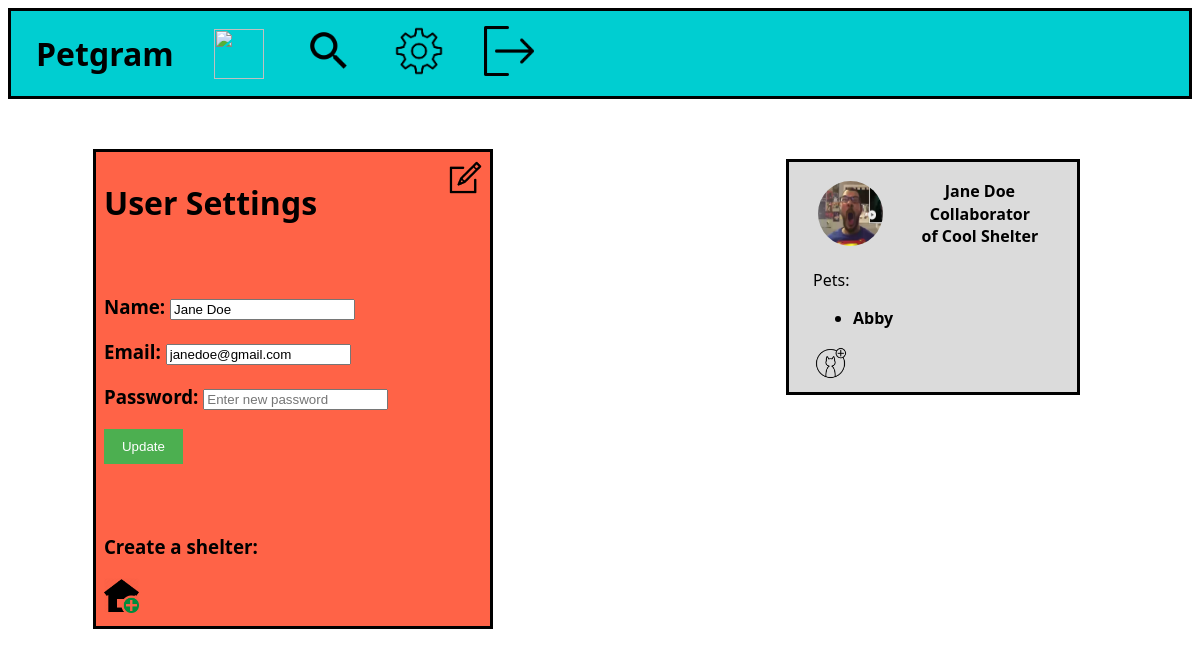
The app's page /user_settings.php (signed in) with its own data.
### tables this page shows
CREATE TABLE Collaborator (
    userID    INTEGER     REFERENCES User (id) ON DELETE CASCADE,
    shelterID INTEGER     REFERENCES Shelter (id) ON DELETE CASCADE,
    admin     BOOLEAN,
    PRIMARY KEY (
        userID,
        shelterID
    )
);

CREATE TABLE Account (
    id INTEGER PRIMARY KEY,
    profilePic   INTEGER  REFERENCES ProfileImage (id) ON DELETE CASCADE,
    name CHAR
);

CREATE TABLE Pet (
    id           INTEGER  PRIMARY KEY,
    ownerID      INTEGER  REFERENCES Account (id) ON DELETE CASCADE,
    profilePic   INTEGER  REFERENCES ProfileImage (id) ON DELETE CASCADE,
    name         CHAR,
    bio          CHAR,
    description  CHAR,
    requirements CHAR
);

### database/account.php (called while the page is built)
<?php
    function getAccount($id)
    {
        global $db;
        $stmt = $db->prepare('SELECT * FROM account WHERE id = ?');
        $stmt->execute([$id]);
        return $stmt->fetch();
    }
?>

### database/user.php (called while the page is built, shortened)
<?php
function getUserPets()
{
    global $db;
    $user_id = $_SESSION['user']['id'];
    $stmt = $db->prepare('SELECT * FROM pet WHERE ownerID = ?');
    $stmt->execute([$user_id]);
    return $stmt->fetchAll();
}
function shelterCollaborator()
{
    global $db;
    $user_id = $_SESSION['user']['id'];
    $stmt = $db->prepare('SELECT * FROM collaborator INNER JOIN shelter ON shelter.id = collaborator.shelterID INNER JOIN account ON account.id = shelter.id WHERE collaborator.userID = ?');
    $stmt->execute([$user_id]);
    return $stmt->fetchAll();
}

### user_settings.php (the view, shortened to what this page needs)
<?php
$user = $_SESSION['user'];
?>
<!DOCTYPE html>
<html lang="en">
<head>
    <link href="css/home.css" rel="stylesheet">
</head>
<body>
    <?php include_once('hotbar.php') ?>
    <?php include_once('sidebar.php') ?>
    <div id="settings">
        <div id="main">
            <div id="header">
                <div>
                    <h1>User Settings</h1>
                </div>
                <div>
                    <a href=""><img src="images/edit.png" width="35" height="35" alt=""></a>
                </div>
            </div>
            <br>
            <div id="form">
                <form action="update_user_action.php" method="post">
                    <h3>Name: <input type="text" name="name" value="<?php echo $user['name'] ?>"></h3>
                    <h3>Email: <input type="text" name="email" value="<?php echo $user['email'] ?>"></h3>
                    <h3>Password: <input type="password" name="password" placeholder="Enter new password" value=""></h3>
                    <button id="btn" type="submit">Update</button>
                </form>
            </div>
            <br><br>
            <div>
                <h3>Create a shelter:</h3>
                <a href="add_shelter.php"><img src="images/addShelter.png" alt="Add Shelter" width="35" height="35"></a>
            </div>
        </div>
    </div>
</body>
</html>

### sidebar.php (shortened to what this page needs)
<?php
include_once('database/user.php');
include_once('database/account.php');
$user_pets = getUserPets();
$shelters = shelterCollaborator();
$id = $_SESSION['user']['id'];
$account = getAccount($id);
?>
<aside id="sideBar">
    <div id="user">
        <img src="images/profileImages/squared/<?php echo $account['profilePic'] ?>.jpg" alt="" width="65" height="65">
        <div id="username">
            <p><?php echo $_SESSION['user']['name'] ?></p>
            <p>
                <?php
                $nShelter = count($shelters);
                if($nShelter > 0) {
                    echo 'Collaborator of ' . $shelters[0]['name'];
                }
                ?>
            </p>
        </div>
    </div>
    <p>Pets:</p>
    <ul>
        <?php
        if (count($user_pets) == 0)
            echo '<li>No pets yet</li>';
        else
            foreach ($user_pets as $user_pet)
                echo '<a href="pet_profile.php?id=' . $user_pet['id'] . '">
                    <li>' . $user_pet['name'] . '</li>
                  </a>'
        ?>
    </ul>
    <a href="add_pet.php"><img src="images/petAdd.png" alt="" width="35" height="35"></a>
</aside>

### css/home.css (style rules this page uses)
body { font-family: 'Segoe UI', Tahoma, Geneva, Verdana, sans-serif; }
#sideBar { border-top-style: solid; border-right-style: solid; border-bottom-style: solid; border-left-style: solid; border-bottom-color: black; height: auto; width: 20%; position: fixed; right: 0; background-color: rgb(219, 219, 219); overflow-x: hidden; margin-top: 5%; margin-right: 10%; padding: 1% 2%; }
#sideBar #user { display: flex; }
#sideBar #user img { color: black; margin: auto 5% auto 2%; border-radius: 50%; }
#sideBar #user #username { padding: 2% 5% 2% 10%; }
#sideBar #user p { margin: 1px; text-align: center; font-weight: bold; }
#sideBar ul { font-weight: bold; }
#sideBar a { display: flex; }
a { color: black; color: inherit; text-decoration: inherit; }
#settings { display: grid; grid-template-columns: auto auto; width: 60%; }
#settings #main { margin: 50px 3% 0px 17%; background-color: tomato; border-top-style: solid; border-right-style: solid; border-left-style: solid; border-bottom-style: solid; }
#settings #main > * { margin: 2%; }
#settings #main #header { display: grid; grid-template-columns: auto 35px; }
#settings #main #form form #btn { background-color: #4CAF50; color: white; padding: 10px 18px; margin: 0% 0; border: none; cursor: pointer; }

### records on screen
collaborator: account.name "Cool Shelter"
pet: name "Abby"
account: name "Jane Doe"

### other values on screen
$_SESSION['user']['name'] "Jane Doe"
